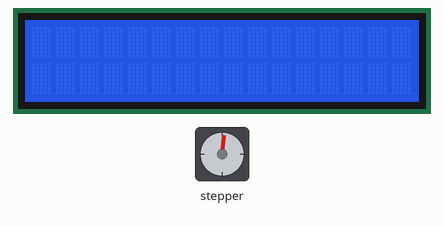
Simulated run of this sketch. Board: Arduino Uno, built with avr-gcc and run on an emulated ATmega328P. Shown: 16×2 character LCD, stepper motor. Stepper angles assume 4096 steps per turn.

Above: at 0.1 s.
At 0.2 s:
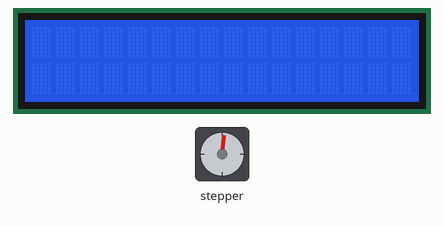
At 0.3 s:
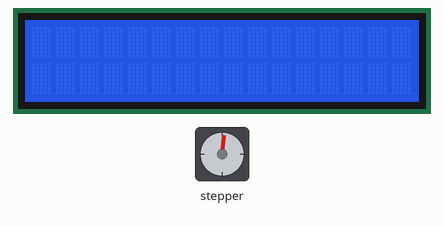
At 0.8 s:
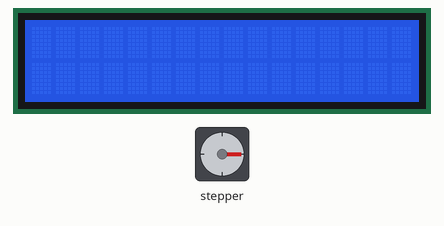
Timing chart, 0 to 3.1 s (numbered marks = the images above):
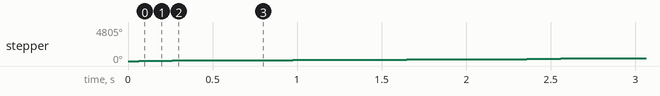

The sketch:

steper.ino
```cpp
#include <Stepper.h>
#include <TimerOne.h>
#include <LiquidCrystal_I2C.h>
const int stepsPerMotorRevolution = 4096; //No of steps per internal revolution of motor,
//4-step mode as used in Arduino Stepper library

const int stepsPerOutputRevolution = 512*64; //no of steps per revolution of the output shaft
int var = 512;

int i = 0;
int sta = 0;
int pre_var = 512;
// initialize the stepper library on pins 8 through 11, Motor rev steps, "Firing" sequence 1-3-2-4,
Stepper myStepper(stepsPerMotorRevolution, 8,9,10,11);
LiquidCrystal_I2C lcd(0x20,16,2);
void setup() {
// Stepper library sets pins as output
    //Timer1.initialize(10000);
    //Timer1.attachInterrupt(quay);
myStepper.setSpeed(60); //Set the speed
Serial.begin(9600); // initialize the serial port:
lcd.begin();
}

// MAIN LOOP +++++++++++++++++++
void loop() {
// step one revolution in one direction:

myStepper.step(1024);
delay(500);

/*var = analogRead(A2);
if(var > pre_var)
{
  lcd.clear();
  lcd.setCursor(0,0);
  lcd.print(var);
  myStepper.step(((var - pre_var)/6)*(stepsPerOutputRevolution/100));
  pre_var = var;
}

if(pre_var > var)
{
  lcd.clear();
  lcd.setCursor(0,0);
  lcd.print(var);
  myStepper.step(-(((pre_var - var)/6)*(stepsPerOutputRevolution/100)));
  pre_var = var;
}*/


}
```

Measured:
- by itself, stepper: turns 90° clockwise in 0.24 s, repeating every 0.75 s
